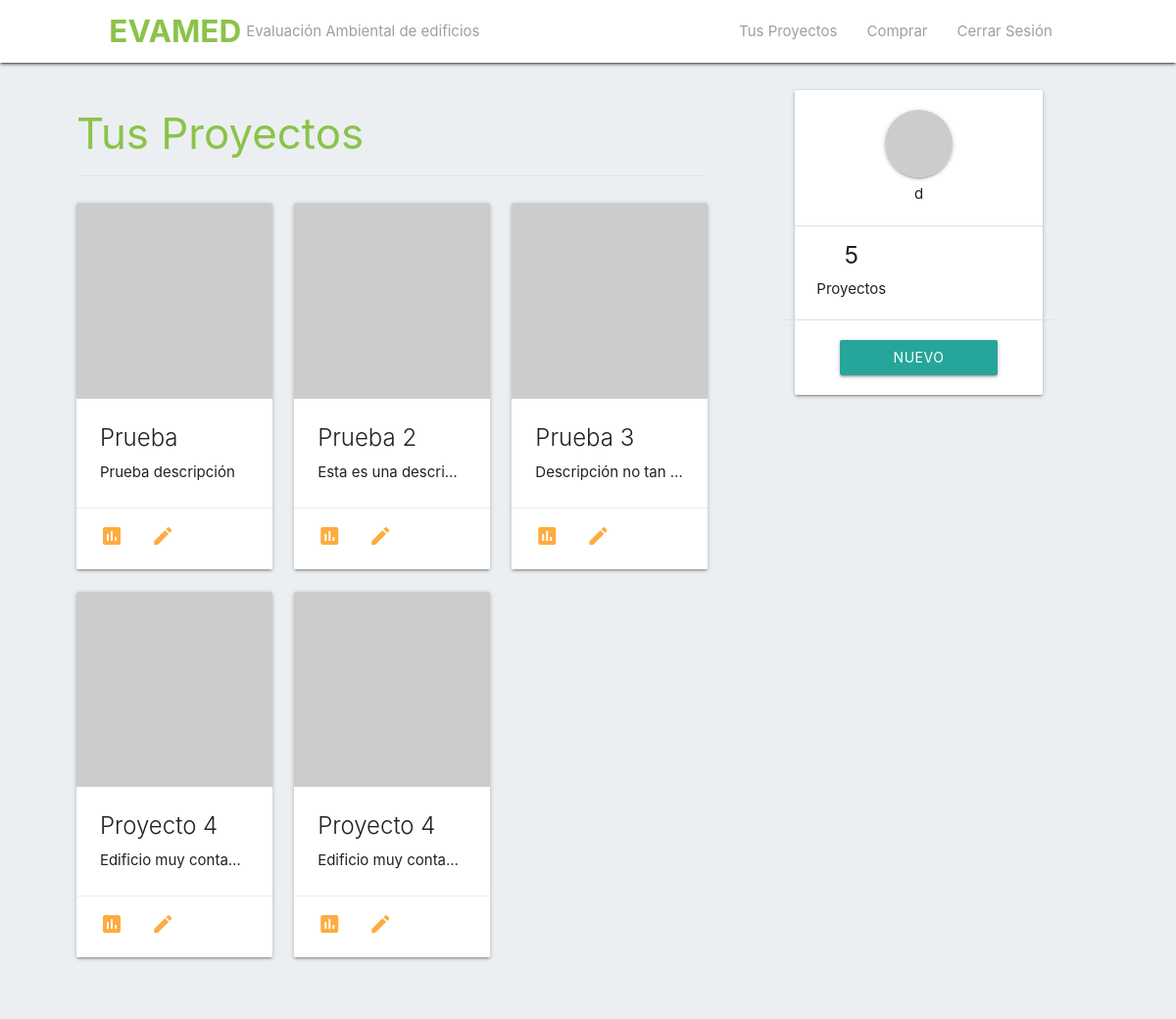
Screenshot of / (signed in) with the database file from the repository.
### tables this page shows
CREATE TABLE project (
  idProject INTEGER PRIMARY KEY AUTOINCREMENT,
  idUser INTEGER NOT NULL,
  name TEXT NOT NULL,
  description TEXT,
  fecha datetime,
  FOREIGN KEY(idUser) REFERENCES user(idUser)
);

### flaskr/proyectos.py (the view)
@bp.route('/')
@login_required
def index():
    nombre = session.get('user_fullName')
    idUsuario = session.get('user_id')
    session.pop('idProyecto', None)
    db = get_db()
    proyectos = db.execute(
            'SELECT * FROM project WHERE idUser = ? order by fecha ASC', (idUsuario,)
        ).fetchall()
    return render_template('proyectos/proyectos.html',
                            Nombre = nombre,
                            Proyectos = proyectos,
                            NumProyectos = len(proyectos))

### flaskr/auth.py (called while the page is built)
@bp.before_app_request
def load_logged_in_user():
    user_id = session.get('user_id')
    if user_id is None:
        g.user = None
    else:
        g.user = get_db().execute(
            'SELECT * FROM user WHERE idUser = ?', (user_id,)
        ).fetchone()

def login_required(view):
    @functools.wraps(view)
    def wrapped_view(**kwargs):
        if g.user is None:
            return redirect(url_for('auth.login'))
        return view(**kwargs)
    return wrapped_view

### flaskr/db.py (called while the page is built)
def get_db():
    if 'db' not in g:
        g.db = sqlite3.connect(
            current_app.config['DATABASE'],
            detect_types=sqlite3.PARSE_DECLTYPES
        )
        g.db.row_factory = sqlite3.Row
    return g.db

### flaskr/templates/proyectos/proyectos.html (shortened to what this page needs)
{% extends 'proyectos/base.html' %}
{% block content %}
<div class="row">
    <div class="col s8">
        <div class="row">
            <div class="col s10 offset-s1">
                <h3 class="light-green-text accent-2-text">Tus Proyectos</h3>
                <div class="divider"></div>
            </div>
        </div>
        <div class="row">
            <div class="col s10 offset-s1">
                <div class="row">
                    {% for proyecto in Proyectos %}
                        <div class="col s4">
                            <div class="card">
                                <div class="card-image">
                                    <img src="http://placeimg.com/300/300/arch?random={{proyecto['idProject']}}">
                                </div>
                                <div class="card-content">
                                    <span class="card-title activator">{{proyecto['name']}}</span>
                                    <p class="truncate activator">{{proyecto['description']}}</p>
                                </div>
                                <div class="card-action">
                                    <a href={{ url_for('proyectos.proyecto', idProyecto = proyecto[ 'idProject' ] ) }}><i class="material-icons">insert_chart</i> </a>
                                    <a href={{ url_for('proyectos.configuraProyecto', idProyecto = proyecto[ 'idProject' ] ) }}><i class="material-icons">edit</i> </a>
                                </div>
                            </div>
                        </div>
                    {% endfor %}
                </div>
            </div>
        </div>
    </div>
    <div class="col s3">
        <div class="row">
            <div class="col s11 ">
                <div class="card">
                    <div class="row">
                        <div class="col s4 offset-s4">
                            <img src="https://picsum.photos/500/500?random=1" alt="Imagen Usuario" class="circle responsive-img z-depth-1" >
                        </div>
                        <div class="col s4 offset-s4 center-align">
                            {{ Nombre }}
                        </div>
                    </div>
                    <div class="divider"></div>
                    <div class="row">
                        <div class="col s6">
                            <div class="row">
                                <h5 class="center-align col s12">{{NumProyectos}}</h5>
                                <div class="center-align col s12">Proyectos</div>
                            </div>
                        </div>
                        <div class="col s6"></div>
                        <div class="divider col s12"></div>
                    </div>
                    <div class="row">
                        <div class="col s8 offset-s2 center-align">
                            <a class="waves-effect waves-light btn modal-trigger" href="#creaProyecto">Nuevo Proyecto</a>
                        </div>
                    </div>
                </div>
            </div>
        </div>
    </div>
</div>
{% endblock %}

### rows the page displays
project: name "Prueba", description "Prueba descripción"
project: name "Prueba 2", description "Esta es una descrip…"
project: name "Prueba 3", description "Descripción no tan…"
project: name "Proyecto 4", description "Edificio muy conta…"
project: name "Proyecto 4", description "Edificio muy conta…"

### other values shown
{{ Nombre }} "d"
{{ NumProyectos }} "5"
